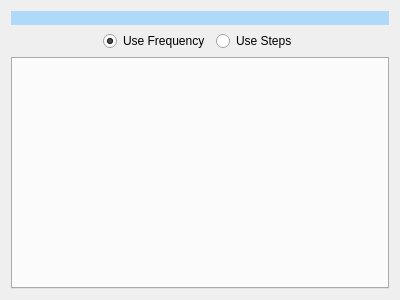
<?xml version="1.0" encoding="UTF-8"?>
<ui version="4.0">
    <class>Form</class>
    <widget class="QWidget" name="Form">
        <property name="geometry">
            <rect>
                <x>0</x>
                <y>0</y>
                <width>400</width>
                <height>300</height>
            </rect>
        </property>
        <property name="windowTitle">
            <string>Cavity Parking</string>
        </property>
        <layout class="QGridLayout" name="gridLayout">
            <item row="1" column="2">
                <widget class="QRadioButton" name="step_radiobutton">
                    <property name="text">
                        <string>Use Steps</string>
                    </property>
                </widget>
            </item>
            <item row="1" column="1">
                <widget class="QRadioButton" name="freq_radiobutton">
                    <property name="text">
                        <string>Use Frequency</string>
                    </property>
                    <property name="checked">
                        <bool>true</bool>
                    </property>
                </widget>
            </item>
            <item row="1" column="0">
                <spacer name="horizontalSpacer">
                    <property name="orientation">
                        <enum>Qt::Horizontal</enum>
                    </property>
                    <property name="sizeHint" stdset="0">
                        <size>
                            <width>40</width>
                            <height>20</height>
                        </size>
                    </property>
                </spacer>
            </item>
            <item row="1" column="3">
                <spacer name="horizontalSpacer_2">
                    <property name="orientation">
                        <enum>Qt::Horizontal</enum>
                    </property>
                    <property name="sizeHint" stdset="0">
                        <size>
                            <width>40</width>
                            <height>20</height>
                        </size>
                    </property>
                </spacer>
            </item>
            <item row="0" column="0" colspan="4">
                <widget class="QLabel" name="label_2">
                    <property name="styleSheet">
                        <string notr="true">background-color: rgb(175, 217, 248)</string>
                    </property>
                    <property name="text">
                        <string/>
                    </property>
                    <property name="alignment">
                        <set>Qt::AlignCenter</set>
                    </property>
                </widget>
            </item>
            <item row="3" column="0" colspan="4">
                <widget class="QTabWidget" name="tabWidget"/>
            </item>
        </layout>
    </widget>
    <resources/>
    <connections/>
</ui>
